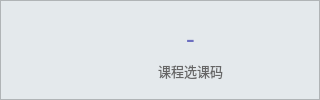
              <widget class="QFrame" name="course_key_area">
               <property name="minimumSize">
                <size>
                 <width>320</width>
                 <height>100</height>
                </size>
               </property>
               <property name="maximumSize">
                <size>
                 <width>320</width>
                 <height>100</height>
                </size>
               </property>
               <property name="styleSheet">
                <string notr="true">QFrame {
	background-color: #E4E9EC;
}</string>
               </property>
               <property name="frameShape">
                <enum>QFrame::StyledPanel</enum>
               </property>
               <property name="frameShadow">
                <enum>QFrame::Raised</enum>
               </property>
               <layout class="QGridLayout" name="gridLayout_4">
                <property name="leftMargin">
                 <number>10</number>
                </property>
                <property name="topMargin">
                 <number>0</number>
                </property>
                <property name="rightMargin">
                 <number>10</number>
                </property>
                <property name="bottomMargin">
                 <number>0</number>
                </property>
                <property name="horizontalSpacing">
                 <number>0</number>
                </property>
                <property name="verticalSpacing">
                 <number>5</number>
                </property>
                <item row="3" column="2">
                 <spacer name="verticalSpacer_11">
                  <property name="orientation">
                   <enum>Qt::Vertical</enum>
                  </property>
                  <property name="sizeHint" stdset="0">
                   <size>
                    <width>20</width>
                    <height>40</height>
                   </size>
                  </property>
                 </spacer>
                </item>
                <item row="1" column="0" rowspan="2">
                 <widget class="QLabel" name="label_10">
                  <property name="minimumSize">
                   <size>
                    <width>60</width>
                    <height>60</height>
                   </size>
                  </property>
                  <property name="maximumSize">
                   <size>
                    <width>60</width>
                    <height>60</height>
                   </size>
                  </property>
                  <property name="text">
                   <string/>
                  </property>
                  <property name="pixmap">
                   <pixmap resource="../../Status.qrc">:/pic/Resources/material/pic/key.png</pixmap>
                  </property>
                  <property name="scaledContents">
                   <bool>true</bool>
                  </property>
                 </widget>
                </item>
                <item row="2" column="2">
                 <widget class="QLabel" name="course_key_title_text">
                  <property name="font">
                   <font>
                    <family>微软雅黑</family>
                    <pointsize>10</pointsize>
                   </font>
                  </property>
                  <property name="styleSheet">
                   <string notr="true">QLabel {
	background: none;
	color: #666666;
}</string>
                  </property>
                  <property name="text">
                   <string>课程选课码</string>
                  </property>
                  <property name="alignment">
                   <set>Qt::AlignCenter</set>
                  </property>
                 </widget>
                </item>
                <item row="1" column="2">
                 <widget class="QLabel" name="course_key_text">
                  <property name="font">
                   <font>
                    <family>微软雅黑</family>
                    <pointsize>20</pointsize>
                   </font>
                  </property>
                  <property name="styleSheet">
                   <string notr="true">QLabel {
	background: none;
	color: #6C6FC0;
}</string>
                  </property>
                  <property name="text">
                   <string>-</string>
                  </property>
                  <property name="alignment">
                   <set>Qt::AlignCenter</set>
                  </property>
                 </widget>
                </item>
                <item row="1" column="3">
                 <spacer name="horizontalSpacer_3">
                  <property name="orientation">
                   <enum>Qt::Horizontal</enum>
                  </property>
                  <property name="sizeHint" stdset="0">
                   <size>
                    <width>40</width>
                    <height>20</height>
                   </size>
                  </property>
                 </spacer>
                </item>
                <item row="1" column="1">
                 <spacer name="horizontalSpacer_4">
                  <property name="orientation">
                   <enum>Qt::Horizontal</enum>
                  </property>
                  <property name="sizeHint" stdset="0">
                   <size>
                    <width>40</width>
                    <height>20</height>
                   </size>
                  </property>
                 </spacer>
                </item>
                <item row="0" column="2">
                 <spacer name="verticalSpacer_12">
                  <property name="orientation">
                   <enum>Qt::Vertical</enum>
                  </property>
                  <property name="sizeHint" stdset="0">
                   <size>
                    <width>20</width>
                    <height>40</height>
                   </size>
                  </property>
                 </spacer>
                </item>
               </layout>
              </widget>
